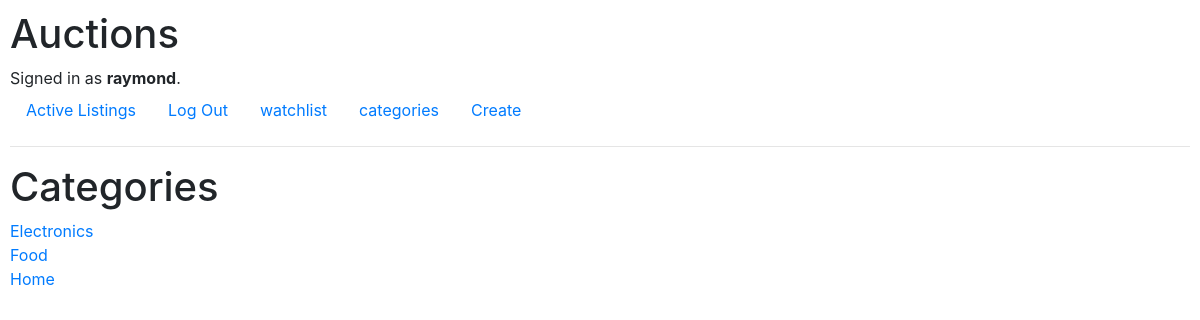
The page /categories (signed in) on the database its author committed.
### auctions/models.py (models this page shows, shortened)
class User(AbstractUser):
    pass

class Categorie(models.Model):
    categorie = models.CharField(max_length=50)

### auctions/views.py (the view)
# urls.py: path("categories", views.categories, name="categories"),
def categories(request):
    categories = Categorie.objects.all()
    return render(request, "auctions/categories.html", {
        "categories":categories
    })

### auctions/templates/auctions/categories.html
{% extends 'auctions/layout.html' %}
{% block body %}
    <h1>Categories</h1>
    {% for c in categories %}
        <a href="{% url 'category_items' c.id%}">{{c.categorie}}</a><br>
    {% endfor %}
{% endblock %}

### auctions/templates/auctions/layout.html (shortened to what this page needs)
{% load static %}
<!DOCTYPE html>
<html lang="en">
    <head>
        <link rel="stylesheet" href="https://stackpath.bootstrapcdn.com/bootstrap/4.4.1/css/bootstrap.min.css">
        <link href="{% static 'auctions/styles.css' %}" rel="stylesheet">
    </head>
    <body>
        <h1>Auctions</h1>
        <div>
            {% if user.is_authenticated %}
                Signed in as <strong>{{ user.username }}</strong>.
            {% else %}
                Not signed in.
            {% endif %}
        </div>
        <ul class="nav">
            <li class="nav-item">
                <a class="nav-link" href="{% url 'index' %}">Active Listings</a>
            </li>
            {% if user.is_authenticated %}
                <li class="nav-item">
                    <a class="nav-link" href="{% url 'logout' %}">Log Out</a>
                </li>
                <li class="nav-item">
                    <a class="nav-link" href="{% url 'view_watchlist' %}">watchlist</a>
                </li>
                <li class="nav-item">
                    <a class="nav-link" href="{% url 'categories' %}">categories</a>
                </li>
                <li class="nav-item">
                    <a class="nav-link" href="{% url 'create' %}">Create</a>
                </li>
            {% endif %}
        </ul>
        <hr>
        {% block body %}
        {% endblock %}
    </body>
</html>

### auctions/static/auctions/styles.css (style rules this page uses)
body { padding: 10px; }

### rows shown on the page
User: username "raymond"
Categorie: categorie "Electronics"
Categorie: categorie "Food"
Categorie: categorie "Home"
